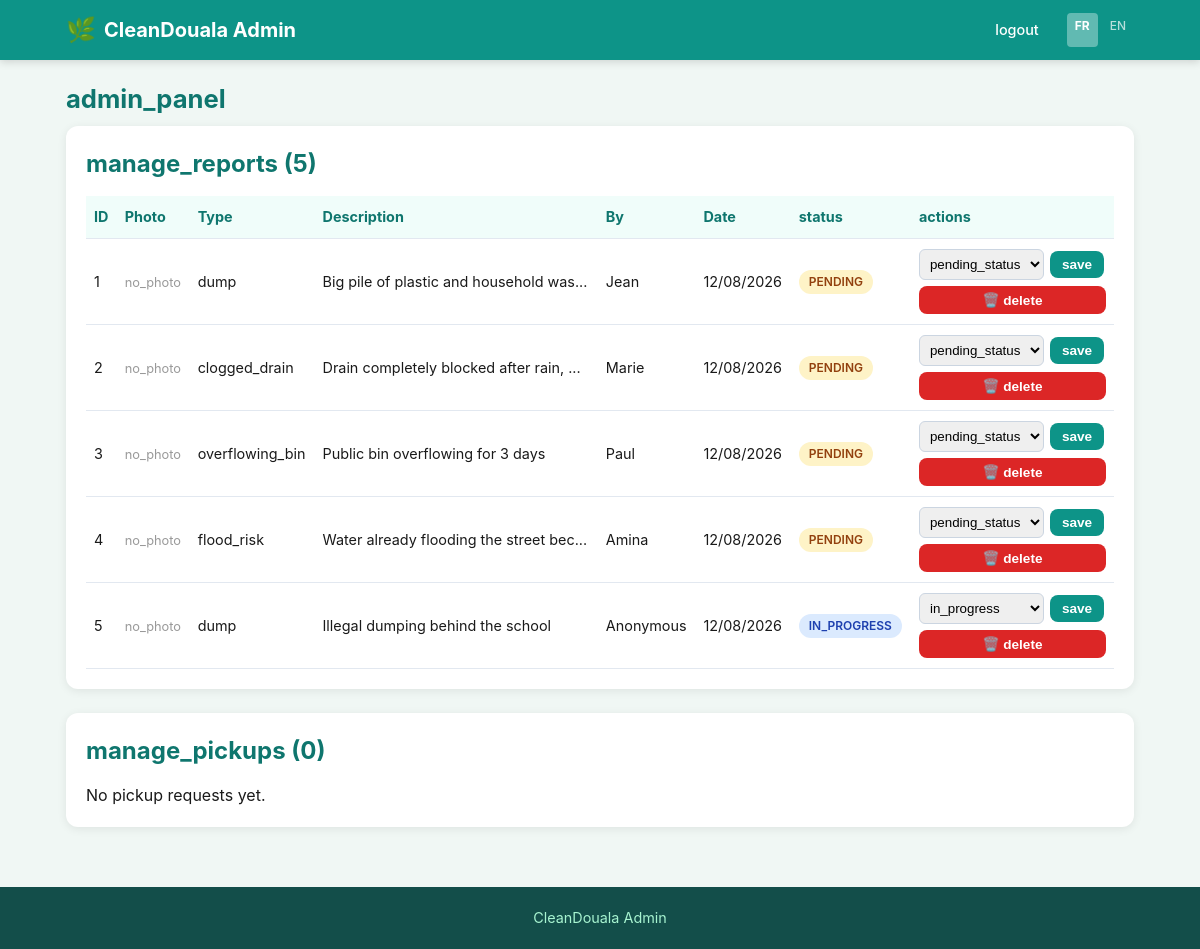
The page /admin/index.php (signed in) on the database its author committed.
### tables this page shows
CREATE TABLE reports (
    id INT AUTO_INCREMENT PRIMARY KEY,
    type ENUM('dump', 'overflowing_bin', 'clogged_drain', 'flood_risk', 'other') NOT NULL,
    description TEXT,
    latitude DECIMAL(10, 8) NOT NULL,
    longitude DECIMAL(11, 8) NOT NULL,
    photo VARCHAR(255) DEFAULT NULL,
    status ENUM('pending', 'in_progress', 'resolved') DEFAULT 'pending',
    reporter_name VARCHAR(100) DEFAULT 'Anonymous',
    reporter_phone VARCHAR(20) DEFAULT NULL,
    created_at TIMESTAMP DEFAULT CURRENT_TIMESTAMP,
    updated_at TIMESTAMP DEFAULT CURRENT_TIMESTAMP ON UPDATE CURRENT_TIMESTAMP
);

### includes/lang.php (called while the page is built, shortened)
<?php
if (!function_exists('t')) {
    function t($key) {
        global $lang;
        return $lang[$key] ?? $key;
    }
}
?>

### admin/index.php (the view, shortened to what this page needs)
<?php
require_once '../config/db.php';
require_once '../includes/lang.php';
?>
<?php
$reports = $pdo->query("SELECT * FROM reports ORDER BY created_at DESC")->fetchAll();
$pickups = $pdo->query("SELECT * FROM pickups ORDER BY created_at DESC")->fetchAll();
?>
<!DOCTYPE html>
<html lang="<?php echo $_SESSION['lang']; ?>">
<head>
    <link rel="stylesheet" href="../css/style.css">
</head>
<body>
    <header class="main-header">
        <div class="container">
            <a href="../index.php" class="logo">
                <span class="logo-icon">🌿</span>
                <span class="logo-text">CleanDouala Admin</span>
            </a>
            <nav class="main-nav">
                <a href="?logout=1"><?php echo t('logout'); ?></a>
                <span class="lang-switch">
                    <a href="?lang=fr" class="<?php echo $_SESSION['lang'] === 'fr' ? 'active-lang' : ''; ?>">FR</a>
                    <a href="?lang=en" class="<?php echo $_SESSION['lang'] === 'en' ? 'active-lang' : ''; ?>">EN</a>
                </span>
            </nav>
        </div>
    </header>
    <main>
        <div class="container">
            <h1 class="page-title"><?php echo t('admin_panel'); ?></h1>
            <div class="card">
                <h2 style="margin-bottom:14px; color:#0f766e;"><?php echo t('manage_reports'); ?> (<?php echo count($reports); ?>)</h2>
                <?php if (empty($reports)): ?>
                    <p>No reports yet.</p>
                <?php else: ?>
                    <div style="overflow-x:auto;">
                        <table class="admin-table">
                            <thead>
                                <tr>
                                    <th>ID</th>
                                    <th>Photo</th>
                                    <th>Type</th>
                                    <th>Description</th>
                                    <th>By</th>
                                    <th>Date</th>
                                    <th><?php echo t('status'); ?></th>
                                    <th><?php echo t('actions'); ?></th>
                                </tr>
                            </thead>
                            <tbody>
                                <?php foreach ($reports as $r): ?>
                                <tr>
                                    <td><?php echo $r['id']; ?></td>
                                    <td>
                                        <?php if (!empty($r['photo']) && file_exists('../' . $r['photo'])): ?>
                                            <img src="../<?php echo htmlspecialchars($r['photo']); ?>" alt="Photo">
                                        <?php else: ?>
                                            <span style="color:#999;font-size:0.8rem;"><?php echo t('no_photo'); ?></span>
                                        <?php endif; ?>
                                    </td>
                                    <td><?php echo htmlspecialchars($r['type']); ?></td>
                                    <td><?php echo htmlspecialchars(mb_strimwidth($r['description'] ?? '', 0, 40, '...')); ?></td>
                                    <td><?php echo htmlspecialchars($r['reporter_name']); ?></td>
                                    <td><?php echo date('d/m/Y', strtotime($r['created_at'])); ?></td>
                                    <td>
                                        <span class="status-badge status-<?php echo $r['status']; ?>">
                                            <?php echo $r['status']; ?>
                                        </span>
                                    </td>
                                    <td>
                                        <div style="display:flex; flex-direction:column; gap:6px;">
                                            <form method="POST" class="status-form">
                                                <select name="status">
                                                    <option value="pending" <?php echo $r['status']==='pending'?'selected':''; ?>><?php echo t('pending_status'); ?></option>
                                                    <option value="in_progress" <?php echo $r['status']==='in_progress'?'selected':''; ?>><?php echo t('in_progress'); ?></option>
                                                </select>
                                                <button type="submit" name="update_status" class="btn" style="padding:6px 12px;font-size:0.85rem;"><?php echo t('save'); ?></button>
                                            </form>
                                            <form method="POST" onsubmit="return confirm('<?php echo t('delete_confirm'); ?>');">
                                                <button type="submit" name="delete_report" class="btn" style="padding:6px 12px;font-size:0.85rem;background:#dc2626;width:100%;">
                                                    🗑️ <?php echo t('delete'); ?>
                                                </button>
                                            </form>
                                        </div>
                                    </td>
                                </tr>
                                <?php endforeach; ?>
                            </tbody>
                        </table>
                    </div>
                <?php endif; ?>
            </div>
            <div class="card" style="margin-top:24px;">
                <h2 style="margin-bottom:14px; color:#0f766e;"><?php echo t('manage_pickups'); ?> (<?php echo count($pickups); ?>)</h2>
                <?php if (empty($pickups)): ?>
                    <p>No pickup requests yet.</p>
                <?php endif; ?>
            </div>
        </div>
    </main>
    <footer class="main-footer">
        <div class="container">
            <p>CleanDouala Admin</p>
        </div>
    </footer>
</body>
</html>

### css/style.css (style rules this page uses)
* { margin: 0; padding: 0; box-sizing: border-box; }
body { font-family: -apple-system, BlinkMacSystemFont, "Segoe UI", Roboto, "Helvetica Neue", Arial, sans-serif; background: #f0f7f4; color: #1a1a1a; line-height: 1.5; min-height: 100vh; display: flex; flex-direction: column; }
.container { width: 100%; max-width: 1100px; margin: 0 auto; padding: 0 16px; }
.main-header { background: #0d9488; color: white; padding: 12px 0; position: sticky; top: 0; z-index: 1000; box-shadow: 0 2px 8px rgba(0,0,0,0.15); }
.main-header .container { display: flex; justify-content: space-between; align-items: center; }
.logo { display: flex; align-items: center; gap: 8px; text-decoration: none; color: white; font-weight: 700; font-size: 1.25rem; }
.logo-icon { font-size: 1.5rem; }
.main-nav { display: flex; gap: 8px; }
.main-nav a { color: white; text-decoration: none; padding: 6px 12px; border-radius: 20px; font-size: 0.9rem; font-weight: 500; transition: background 0.2s; }
.lang-switch { margin-left: 8px; display: inline-flex; gap: 4px; }
.lang-switch a { padding: 4px 8px !important; font-size: 0.75rem !important; border-radius: 4px !important; opacity: 0.7; }
.lang-switch a.active-lang { background: rgba(255,255,255,0.35) !important; opacity: 1; font-weight: 700; }
main { flex: 1; padding: 20px 0 40px; }
.page-title { font-size: 1.6rem; margin-bottom: 8px; color: #0f766e; }
.card { background: white; border-radius: 12px; padding: 20px; box-shadow: 0 2px 10px rgba(0,0,0,0.08); margin-bottom: 20px; }
.btn { display: inline-block; background: #0d9488; color: white; border: none; padding: 12px 24px; border-radius: 8px; font-size: 1rem; font-weight: 600; cursor: pointer; text-decoration: none; text-align: center; transition: background 0.2s; }
.status-badge { display: inline-block; padding: 3px 10px; border-radius: 20px; font-size: 0.75rem; font-weight: 600; text-transform: uppercase; }
.status-pending { background: #fef3c7; color: #92400e; }
.status-in_progress { background: #dbeafe; color: #1e40af; }
.main-footer { background: #134e4a; color: #a7f3d0; text-align: center; padding: 20px 0; font-size: 0.9rem; }

### admin/index.php (style rules this page uses)
.admin-table { width:100%; border-collapse:collapse; font-size:0.9rem; }
.admin-table th, .admin-table td { padding:10px 8px; border-bottom:1px solid #e2e8f0; text-align:left; }
.admin-table th { background:#f0fdfa; color:#0f766e; }
.status-form { display:flex; gap:6px; align-items:center; }
.status-form select { padding:6px; border-radius:6px; border:1px solid #cbd5e1; }
.status-form button { padding:6px 12px; font-size:0.85rem; }

### rows shown on the page
reports: id "1", type "dump", description "Big pile of plastic and household was...", reporter_name "Jean", created_at "12/08/2026", status "PENDING", status "pending_status"
reports: id "2", type "clogged_drain", description "Drain completely blocked after rain, ...", reporter_name "Marie", created_at "12/08/2026", status "PENDING", status "pending_status"
reports: id "3", type "overflowing_bin", description "Public bin overflowing for 3 days", reporter_name "Paul", created_at "12/08/2026", status "PENDING", status "pending_status"
reports: id "4", type "flood_risk", description "Water already flooding the street bec...", reporter_name "Amina", created_at "12/08/2026", status "PENDING", status "pending_status"
reports: id "5", type "dump", description "Illegal dumping behind the school", reporter_name "Anonymous", created_at "12/08/2026", status "IN_PROGRESS", status "in_progress"

### other values the page prints
t('logout') "logout"
t('admin_panel') "admin_panel"
t('manage_reports') "manage_reports"
count($reports) "5"
t('status') "status"
t('actions') "actions"
t('manage_pickups') "manage_pickups"
count($pickups) "0"
